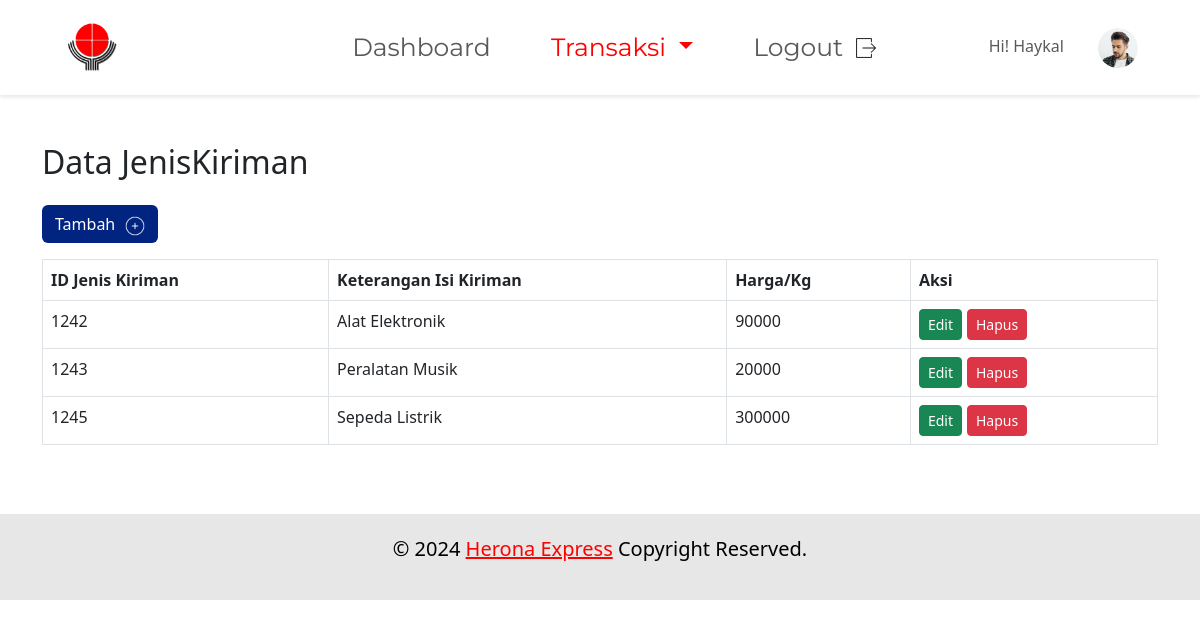
Page /pengirimanibrahim/JenisKiriman/jeniskirimanlihat1.php on the committed database.
### tables this page shows
CREATE TABLE `jeniskiriman` (
  `ID_JenisPengiriman` int(11) NOT NULL,
  `KeteranganIsiPengiriman` varchar(30) DEFAULT NULL,
  `Harga_Kg` int(11) NOT NULL
);

### pengirimanibrahim/JenisKiriman/jeniskirimanlihat1.php (the view, shortened to what this page needs)
<!DOCTYPE html>
<html lang="en">
  <head>
    <link href="https://cdn.jsdelivr.net/npm/bootstrap@5.3.0-alpha1/dist/css/bootstrap.min.css" rel="stylesheet" />
  </head>
<body>
<?php include '../config.php'; ?>
<?php include $_SERVER['DOCUMENT_ROOT'] . '/pengirimanibrahim/assets/navbar.php'; ?>
    <section class="container mt-5">
        <h2 class="mb-4">Data JenisKiriman</h2>
        <div class="d-flex justify-content-between align-items-center">
         <button type="button" class="btn mb-3" style="color: #FFFFFF; background-color: #002480;" data-bs-toggle="modal" data-bs-target="#tambahModal">Tambah<img src="/pengirimanibrahim/img/add.png" width="20" height="20" style="margin-left: 10px;" ></img></button>
        </div>
        <div class="table-responsive">
          <table class="table table-bordered">
            <thead>
              <tr>
                <th scope="col">ID Jenis Kiriman</th>
                <th scope="col">Keterangan Isi Kiriman</th>
                <th scope="col">Harga/Kg</th>
                <th scope="col">Aksi</th>
              </tr>
            </thead>
            <tbody>
            <?php
$query = "SELECT * FROM jeniskiriman";
$result = mysqli_query($db, $query);
while ($data = mysqli_fetch_assoc($result)) {
    ?>
    <tr>
        <td><?php echo $data['ID_JenisPengiriman']; ?></td>
        <td><?php echo $data['KeteranganIsiPengiriman']; ?></td>
        <td><?php echo $data['Harga_Kg']; ?></td>
        <td>
            <div class="action-buttons" style="display: flex; gap: 5px;">
                <a class="btn btn-success btn-sm" href="jeniskirimanubah1.php?ID_JenisPengiriman=<?php echo $data['ID_JenisPengiriman'];?>" >Edit</a>
                <a class="btn btn-danger btn-sm" href="jeniskirimanhapus.php?ID_JenisPengiriman=<?php echo $data['ID_JenisPengiriman']; ?>" onclick="return confirm('yakin hapus?')">Hapus</a>
            </div>
        </td>
    </tr>
    <?php
}
?>
            </tbody>
          </table>
        </div>
      </section>
    <footer class="footer" style="background-color: #e7e7e7; margin-top: 53px; padding: 20px 0;">
    <div class="container">
        <div class="row">
            <div class="col-12">
                <p class="text-center" style="font-size: 20px; color: #000; font-weight: 400;">
                    <span>© 2024</span>
                    <a href="https://www.heronaexpress.co.id/lokasi.php#" class="text-link" style="color: red;" target="_blank">Herona Express</a>
                    <span>Copyright Reserved.</span>
                </p>
            </div>
        </div>
    </div>
</footer>
</body>
</html>

### rows in the picture
jeniskiriman: ID_JenisPengiriman "1242", KeteranganIsiPengiriman "Alat Elektronik", Harga_Kg "90000"
jeniskiriman: ID_JenisPengiriman "1243", KeteranganIsiPengiriman "Peralatan Musik", Harga_Kg "20000"
jeniskiriman: ID_JenisPengiriman "1245", KeteranganIsiPengiriman "Sepeda Listrik", Harga_Kg "300000"
